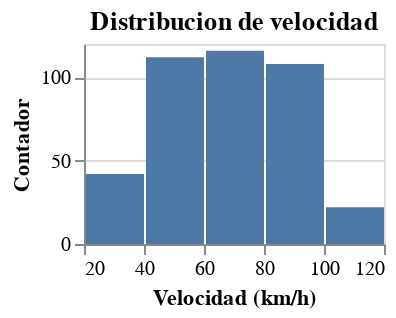

Notebook source saved alongside this figure:
### Code cell
alt.Chart(df_combined).mark_bar().encode(
    x=alt.X('speed', bin=alt.Bin(maxbins=5), title='Velocidad (km/h)'),
    y=alt.Y('count()', title='Contador')
).properties(
    width=150,
    height=100,
    title='Distribucion de velocidad'
)

### Figure 1 — Vega-Lite specification as saved in the notebook (floating-point values rounded to 4 significant figures; data arrays with more than 128 entries replaced by an {"elided": "..."} marker saying what was removed)
{"config": {"view": {"continuousWidth": 300, "continuousHeight": 300}}, "data": {"name": "data-5d3be3fd43ab46cca79cf2374d1a4771"}, "mark": {"type": "bar"}, "encoding": {"x": {"bin": {"maxbins": 5}, "field": "speed", "title": "Velocidad (km/h)", "type": "quantitative"}, "y": {"aggregate": "count", "title": "Contador", "type": "quantitative"}}, "height": 100, "title": "Distribucion de velocidad", "width": 150, "$schema": "https://vega.github.io/schema/vega-lite/v5.8.0.json", "datasets": {"data-5d3be3fd43ab46cca79cf2374d1a4771": {"elided": "400 records"}}}
